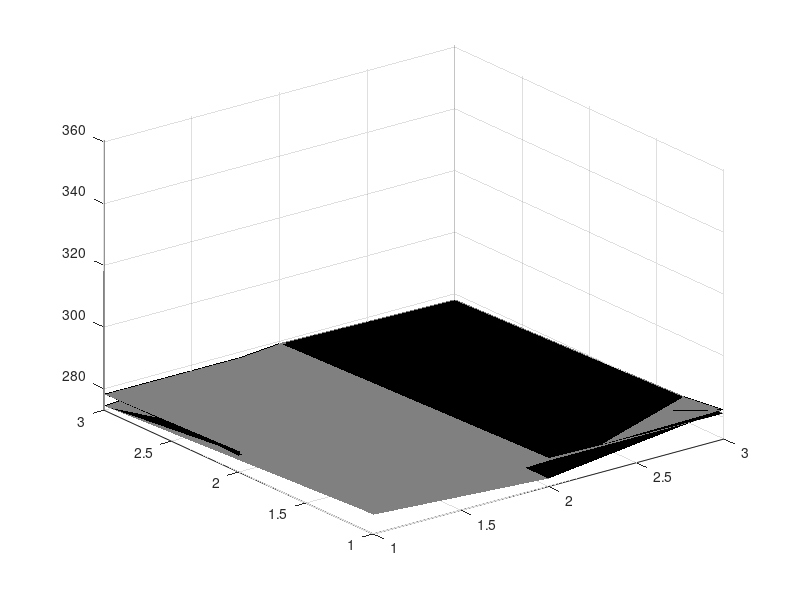

Here is the MATLAB script that generated this plot:
%Edit them!
start_size=3;
end_size=32;
jump=1;
interval=0.5;
%Edit them!
noise=rand(start_size,start_size);
noise_correlation=fftshift(ifft2(fft2(noise).*conj(fft2(noise))));
correlation_figure=surf(noise_correlation,ones(start_size,start_size,3));
set(correlation_figure,'LineStyle','none')
axis tight;
for ploting_size=start_size:jump:end_size
    noise=rand(ploting_size,ploting_size);
    noise_correlation=fftshift(ifft2(fft2(noise).*conj(fft2(noise))));
    color=zeros(ploting_size,ploting_size,3);
    color(1:2:ploting_size,1:2:ploting_size,:)=0.5;
    color(2:2:ploting_size,2:2:ploting_size,:)=0.5;
    set(correlation_figure,'ZData',noise_correlation,'CData',color);
    pause(interval);
end